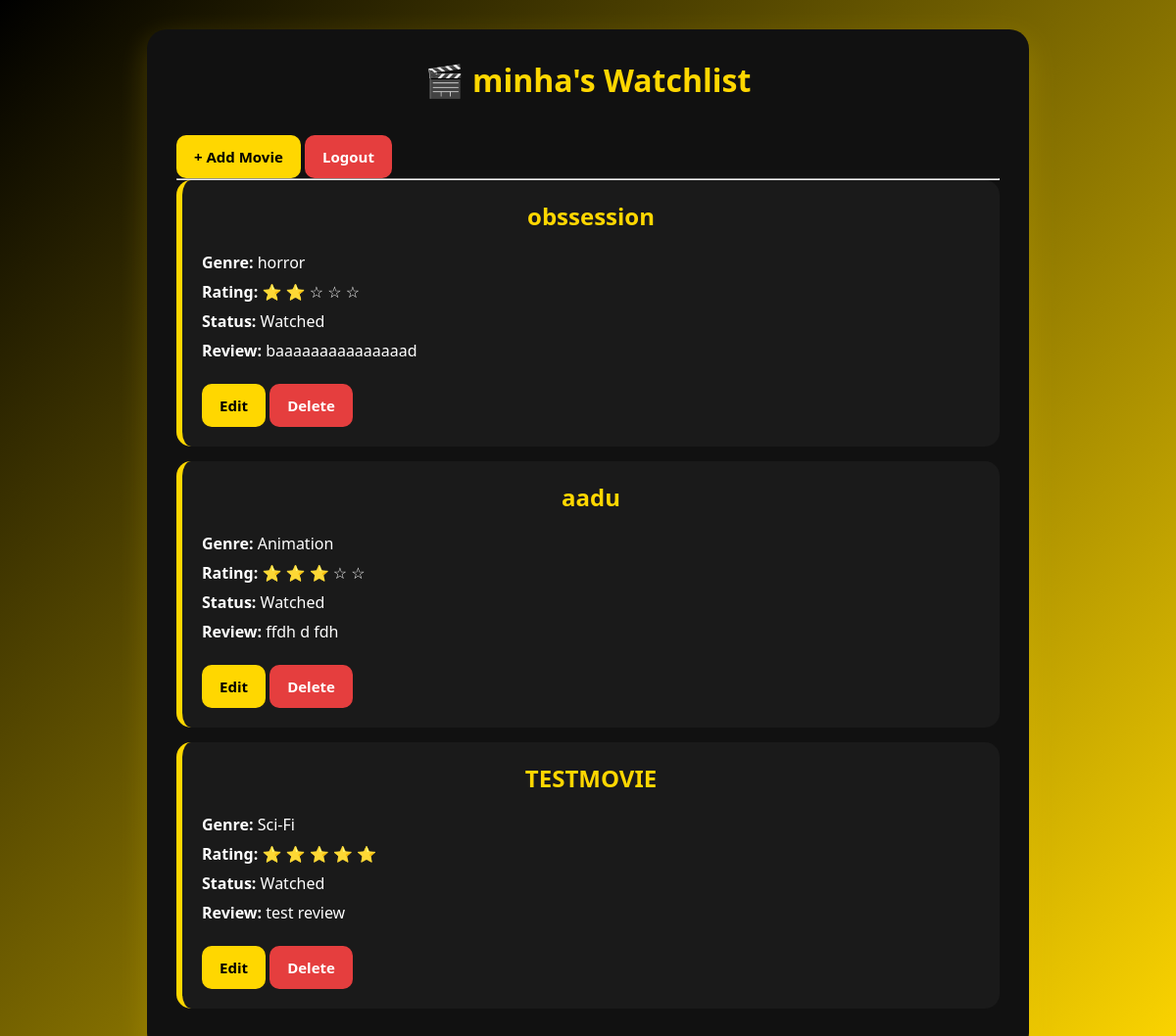
The app's page / (signed in) with its own data.
### movies/models.py (models this page shows, shortened)
class Movie(models.Model):
    WATCH_STATUS = [
        ('watched', 'Watched'),
        ('not_watched', 'Not Watched'),
        ('dropped', 'Dropped'),
    ]
    GENRE_CHOICES = [
        ('Action', 'Action'),
        ('Adventure', 'Adventure'),
        ('Animation', 'Animation'),
        ('Comedy', 'Comedy'),
        ('Crime', 'Crime'),
        ('Drama', 'Drama'),
        ('Fantasy', 'Fantasy'),
        ('Horror', 'Horror'),
        ('Mystery', 'Mystery'),
        ('Romance', 'Romance'),
        ('Sci-Fi', 'Sci-Fi'),
        ('Thriller', 'Thriller'),
    ]
    user = models.ForeignKey(User, on_delete=models.CASCADE)
    title = models.CharField(max_length=100)
    genre = models.CharField(max_length=50, choices=GENRE_CHOICES)
    watch_status = models.CharField(
        max_length=20,
        choices=WATCH_STATUS,
        default='not_watched'
    )
    rating = models.IntegerField(default=0)
    review = models.TextField(blank=True)

### movies/views.py (the view)
# urls.py: path('', views.movie_list, name='movie_list'),
@login_required
def movie_list(request):
    movies = Movie.objects.filter(user=request.user)
    return render(
        request,
        'movies/list.html',
        {'movies': movies}
    )

### movies/templates/movies/list.html (shortened to what this page needs)
{% load static %}
<!DOCTYPE html>
<html>
<head>
    <link rel="stylesheet" href="{% static 'movies/style.css' %}">
</head>
<body>
<div class="container">
<h1>🎬 {{ request.user.username }}'s Watchlist</h1>
<a class="btn" href="/add/">+ Add Movie</a>
<a class="btn btn-danger" href="/logout/">Logout</a>
<hr>
{% for movie in movies %}
<div class="card">
    <h2>{{ movie.title }}</h2>
    <p><b>Genre:</b> {{ movie.get_genre_display }}</p>
   <p>
    <b>Rating:</b>
    {% for i in "12345" %}
        {% if forloop.counter <= movie.rating %}
            ⭐
        {% else %}
            ☆
        {% endif %}
    {% endfor %}
</p>
    <p><b>Status:</b> {{ movie.get_watch_status_display }}</p>
    <p><b>Review:</b> {{ movie.review }}</p>
    <a class="btn" href="/edit/{{ movie.id }}/">Edit</a>
    <a class="btn btn-danger" href="/delete/{{ movie.id }}/">Delete</a>
</div>
{% empty %}
<p>No movies yet 🎬</p>
{% endfor %}
</div>
</body>
</html>

### movies/static/movies/style.css (style rules this page uses)
* { margin: 0; padding: 0; box-sizing: border-box; }
body { font-family: 'Segoe UI', Tahoma, sans-serif; background: linear-gradient(135deg, #000000, #FFD700); min-height: 100vh; color: #FFD700; padding: 30px; }
.container { max-width: 900px; margin: auto; background: #111111; color: #FFD700; padding: 30px; border-radius: 20px; box-shadow: 0 10px 30px rgba(255, 215, 0, 0.2); }
h1, h2 { text-align: center; margin-bottom: 20px; color: #FFD700; }
.btn, button { background: #FFD700; color: #000000; border: none; padding: 12px 18px; border-radius: 10px; cursor: pointer; text-decoration: none; display: inline-block; margin-top: 15px; transition: 0.3s; font-size: 15px; font-weight: bold; }
.btn-danger { background: #e53e3e; color: white; }
.card { background: #1a1a1a; border-radius: 15px; padding: 20px; margin-bottom: 15px; border-left: 6px solid #FFD700; color: #ffffff; transition: 0.3s; }
.card p { margin-bottom: 8px; }
a { text-decoration: none; color: #FFD700; }

### records on screen
Movie: title "obssession", genre "horror", rating 2 (drawn), watch_status "Watched", review "baaaaaaaaaaaaaaad"
Movie: title "aadu", genre "Animation", rating 3 (drawn), watch_status "Watched", review "ffdh d fdh"
Movie: title "TESTMOVIE", genre "Sci-Fi", rating 5 (drawn), watch_status "Watched", review "test review"

### other values on screen
{{ request.user.username }} "minha"
